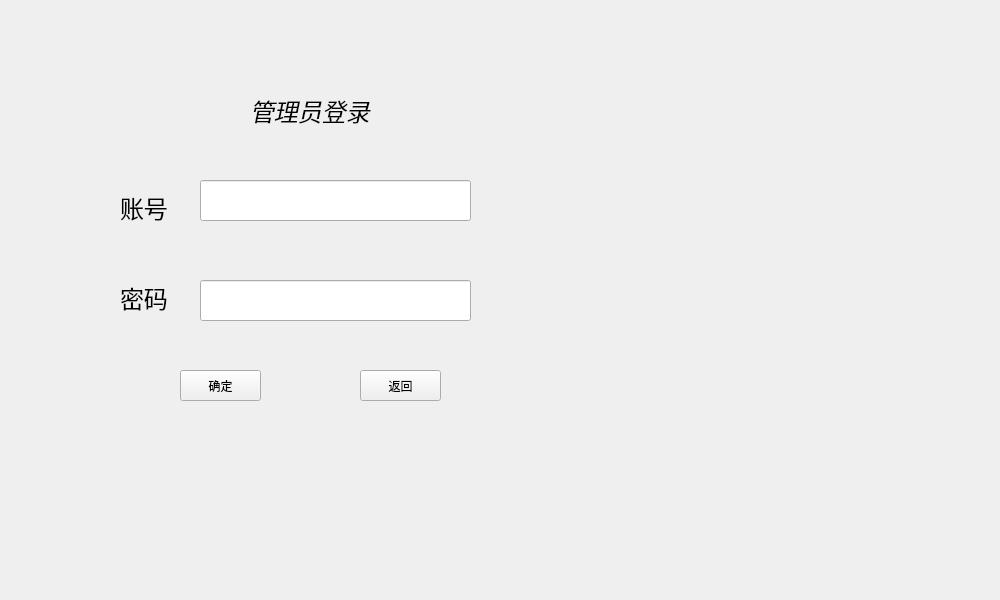
<?xml version="1.0" encoding="UTF-8"?>
<ui version="4.0">
 <class>denglu_governor</class>
 <widget class="QWidget" name="denglu_governor">
  <property name="geometry">
   <rect>
    <x>0</x>
    <y>0</y>
    <width>1000</width>
    <height>600</height>
   </rect>
  </property>
  <property name="windowTitle">
   <string>管理员登录</string>
  </property>
  <property name="autoFillBackground">
   <bool>false</bool>
  </property>
  <widget class="QLabel" name="label_2">
   <property name="geometry">
    <rect>
     <x>120</x>
     <y>190</y>
     <width>51</width>
     <height>31</height>
    </rect>
   </property>
   <property name="text">
    <string>&lt;html&gt;&lt;head/&gt;&lt;body&gt;&lt;p&gt;&lt;span style=&quot; font-size:18pt;&quot;&gt;账号&lt;/span&gt;&lt;/p&gt;&lt;/body&gt;&lt;/html&gt;</string>
   </property>
  </widget>
  <widget class="QPushButton" name="pushButton_2">
   <property name="geometry">
    <rect>
     <x>360</x>
     <y>370</y>
     <width>81</width>
     <height>31</height>
    </rect>
   </property>
   <property name="styleSheet">
    <string notr="true">font: 12pt &quot;Microsoft YaHei UI&quot;;</string>
   </property>
   <property name="text">
    <string>返回</string>
   </property>
  </widget>
  <widget class="QLabel" name="label">
   <property name="geometry">
    <rect>
     <x>250</x>
     <y>80</y>
     <width>131</width>
     <height>61</height>
    </rect>
   </property>
   <property name="text">
    <string>&lt;html&gt;&lt;head/&gt;&lt;body&gt;&lt;p&gt;&lt;span style=&quot; font-size:18pt; font-style:italic;&quot;&gt;管理员登录&lt;/span&gt;&lt;/p&gt;&lt;/body&gt;&lt;/html&gt;</string>
   </property>
  </widget>
  <widget class="QLabel" name="label_3">
   <property name="geometry">
    <rect>
     <x>120</x>
     <y>280</y>
     <width>51</width>
     <height>31</height>
    </rect>
   </property>
   <property name="text">
    <string>&lt;html&gt;&lt;head/&gt;&lt;body&gt;&lt;p&gt;&lt;span style=&quot; font-size:18pt;&quot;&gt;密码&lt;/span&gt;&lt;/p&gt;&lt;/body&gt;&lt;/html&gt;</string>
   </property>
  </widget>
  <widget class="QLineEdit" name="lineEdit">
   <property name="geometry">
    <rect>
     <x>200</x>
     <y>180</y>
     <width>271</width>
     <height>41</height>
    </rect>
   </property>
   <property name="font">
    <font>
     <pointsize>14</pointsize>
    </font>
   </property>
  </widget>
  <widget class="QPushButton" name="pushButton">
   <property name="geometry">
    <rect>
     <x>180</x>
     <y>370</y>
     <width>81</width>
     <height>31</height>
    </rect>
   </property>
   <property name="styleSheet">
    <string notr="true">font: 12pt &quot;Microsoft YaHei UI&quot;;</string>
   </property>
   <property name="text">
    <string>确定</string>
   </property>
  </widget>
  <widget class="QLineEdit" name="lineEdit_2">
   <property name="geometry">
    <rect>
     <x>200</x>
     <y>280</y>
     <width>271</width>
     <height>41</height>
    </rect>
   </property>
   <property name="font">
    <font>
     <pointsize>14</pointsize>
    </font>
   </property>
  </widget>
 </widget>
 <resources/>
 <connections/>
</ui>
